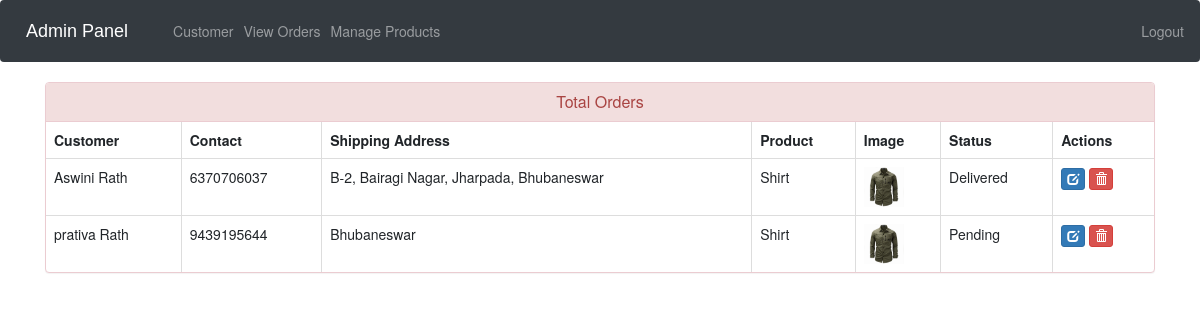
Screenshot of /admin-view-booking (signed in) with the database file from the repository.
### ecom/models.py (models this page shows, shortened)
class Customer(models.Model):
    user=models.OneToOneField(User,on_delete=models.CASCADE)
    profile_pic= models.ImageField(upload_to='profile_pic/CustomerProfilePic/',null=True,blank=True)
    address = models.CharField(max_length=40)
    mobile = models.CharField(max_length=20,null=False)
    @property
    def get_name(self):
        return self.user.first_name+" "+self.user.last_name

class Orders(models.Model):
    STATUS =(
        ('Pending','Pending'),
        ('Order Confirmed','Order Confirmed'),
        ('Out for Delivery','Out for Delivery'),
        ('Delivered','Delivered'),
    )
    customer=models.ForeignKey('Customer', on_delete=models.CASCADE,null=True)
    product=models.ForeignKey('Product',on_delete=models.CASCADE,null=True)
    email = models.CharField(max_length=50,null=True)
    address = models.CharField(max_length=500,null=True)
    mobile = models.CharField(max_length=20,null=True)
    order_date= models.DateField(auto_now_add=True,null=True)
    status=models.CharField(max_length=50,null=True,choices=STATUS)

class Product(models.Model):
    name=models.CharField(max_length=40)
    product_image= models.ImageField(upload_to='product_image/',null=True,blank=True)
    price = models.PositiveIntegerField()
    description=models.CharField(max_length=40)

### ecom/views.py (the view)
# urls.py: path('admin-view-booking', views.admin_view_booking_view,name='admin-view-booking'),
@login_required(login_url='adminlogin')
def admin_view_booking_view(request):
    orders=models.Orders.objects.all()
    ordered_products=[]
    ordered_bys=[]
    for order in orders:
        ordered_product=models.Product.objects.all().filter(id=order.product.id)
        ordered_by=models.Customer.objects.all().filter(id = order.customer.id)
        ordered_products.append(ordered_product)
        ordered_bys.append(ordered_by)
    return render(request,'ecom/admin_view_booking.html',{'data':zip(ordered_products,ordered_bys,orders)})

### templates/ecom/admin_view_booking.html (shortened to what this page needs)
{% extends 'ecom/admin_base.html' %}
{% load static %}
{% block content %}
<head>
  <link href="//netdna.bootstrapcdn.com/bootstrap/3.0.0/css/bootstrap.min.css" rel="stylesheet" id="bootstrap-css">
</head>
<div class="container">
  <div class="panel panel-danger">
    <div class="panel-heading">
      <h6 class="panel-title">Total Orders</h6>
    </div>
    <table class="table table-hover table-bordered" id="dev-table">
      <thead>
        <tr>
          <th>Customer</th>
          <th>Contact</th>
          <th>Shipping Address</th>
          <th>Product</th>
          <th>Image</th>
          <th>Status</th>
          <th>Actions</th>
        </tr>
      </thead>
      {% for product,customer,order in data %}
      <tr>
        {% for c in customer %}
        <td> {{c.get_name}}</td>
        <td>{{c.mobile}}</td>
        <td>{{order.address}}</td>
        {% endfor %}
        {% for p in product %}
        <td> {{p.name}}</td>
        <td> <img src="{% static p.product_image.url %}" alt="Profile Pic" height="40px" width="40px" /></td>
        <td>{{order.status}}</td>
        <td><a class="btn btn-primary btn-xs" href="{% url 'update-order' order.id  %}"><span class="glyphicon glyphicon-edit"></span></a>
        <a class="btn btn-danger btn-xs" href="{% url 'delete-order' order.id  %}"><span class="glyphicon glyphicon-trash"></span></a></td>
        {% endfor %}
      </tr>
      {% endfor %}
    </table>
  </div>
</div>
{% endblock content %}

### templates/ecom/admin_view_booking.html (style rules this page uses)
a:link { text-decoration: none; }
h6 { text-align: center; }

### rows the page displays
Orders: address "B-2, Bairagi Nagar, Jharpada, Bhubaneswar", status "Delivered"
Customer: get_name "Aswini Rath", mobile "6370706037"
Product: name "Shirt", product_image (picture)
Orders: address "Bhubaneswar", status "Pending"
Customer: get_name "prativa Rath", mobile "9439195644"
